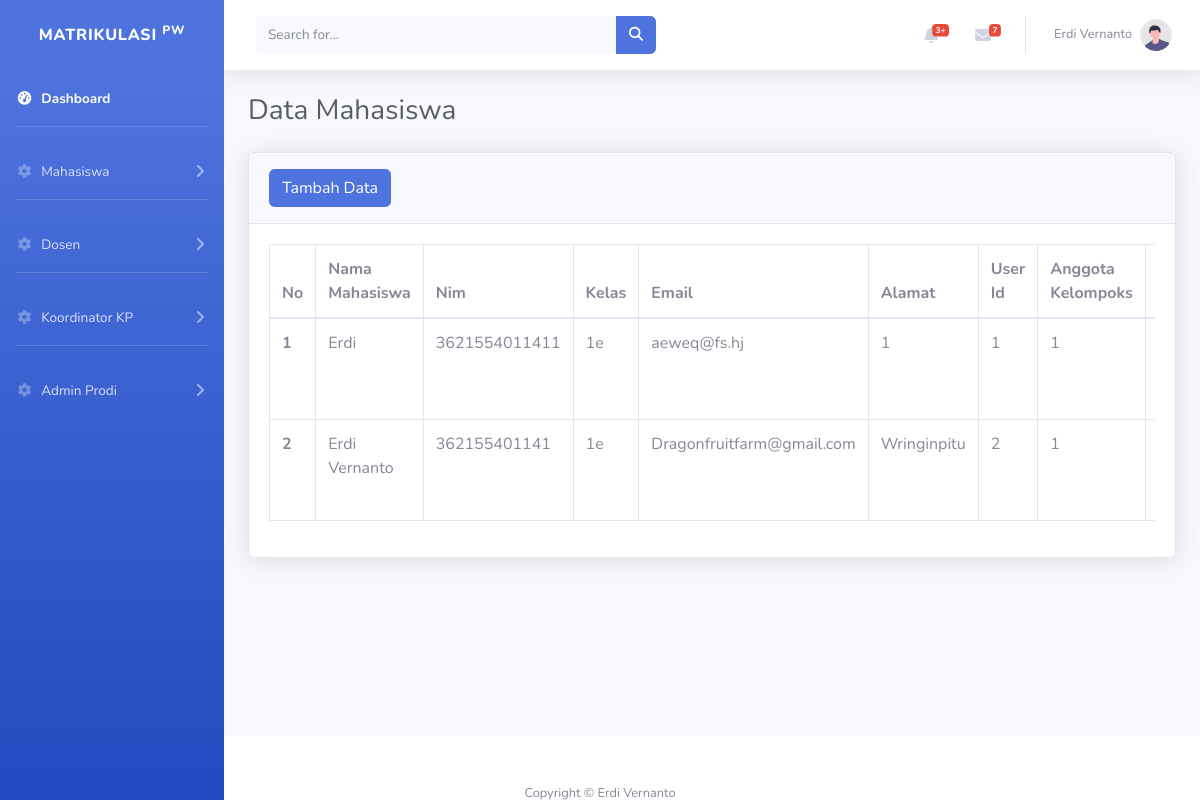
Screenshot of /viewmahasiswa.php with the database file from the repository.
### tables this page shows
CREATE TABLE `Mahasiswa` (
  `Id` int(11) NOT NULL,
  `Nama_mahasiswa` varchar(45) NOT NULL,
  `Nim` varchar(45) NOT NULL,
  `Kelas` varchar(45) NOT NULL,
  `Email` varchar(45) NOT NULL,
  `Alamat` varchar(45) NOT NULL,
  `User_Id` int(11) NOT NULL,
  `Anggota_Kelompok_Id` int(11) NOT NULL
);

### mahasiswa/vmahasiswa.php (the view, shortened to what this page needs)
<div class="container-fluid">
    <h1 class="h3 mb-2 text-gray-800">Data Mahasiswa</h1>
    <div class="card shadow mb-4">
        <div class="card-header py-3 col-12">
            <a role="button" href="indexmahasiswa.php?op=tambahdata" value="Tambah Data" class="btn btn-primary">Tambah Data</a>
        </div>
        <div class="card-body">
            <div class="table-responsive">
                <table class="table table-bordered" id="dataTable" width="100%" cellspacing="0">
                    <thead>
                        <tr>
                            <th scope="col">No</th>
                            <th scope="col">Nama Mahasiswa</th>
                            <th scope="col">Nim</th>
                            <th scope="col">Kelas</th>
                            <th scope="col">Email</th>
                            <th scope="col">Alamat</th>
                            <th scope="col">User Id</th>
                            <th scope="col">Anggota Kelompoks</th>
                            <th scope="col">Aksi</th>
                        </tr>
                    </thead>
                    <tbody>
                        <?php
                        include('koneksi.php');
                        $sql2   = "SELECT * FROM `Mahasiswa` WHERE 1 order by Id Desc";
                        $q2     = mysqli_query($koneksi, $sql2);
                        $urut   = 1;
                        ?>
                        <?php while ($datakp = mysqli_fetch_array($q2)) { ?>
                            <tr>
                                <th scope="row"><?php echo $urut++ ?></th>
                                <td scope="row"><?= $datakp['Nama_mahasiswa'] ?></td>
                                <td scope="row"><?= $datakp['Nim'] ?></td>
                                <td scope="row"><?= $datakp['Kelas'] ?></td>
                                <td scope="row"><?= $datakp['Email'] ?></td>
                                <td scope="row"><?= $datakp['Alamat'] ?></td>
                                <td scope="row"><?= $datakp['User_Id'] ?></td>
                                <td scope="row"><?= $datakp['Anggota_Kelompok_Id'] ?></td>
                            <td scope="row">
                            <?php
                            }
                            ?>
                            </td>
                            </tr>
                    </tbody>
                </table>
            </div>
        </div>
    </div>
</div>
</div>

### rows the page displays
mahasiswa: Nama_mahasiswa "Erdi", Nim "3621554011411", Kelas "1e", Email "aeweq@fs.hj", Alamat "1", User_Id "1", Anggota_Kelompok_Id "1"
mahasiswa: Nama_mahasiswa "Erdi Vernanto", Nim "362155401141", Kelas "1e", Email "Dragonfruitfarm@gmail.com", Alamat "Wringinpitu", User_Id "2", Anggota_Kelompok_Id "1"
